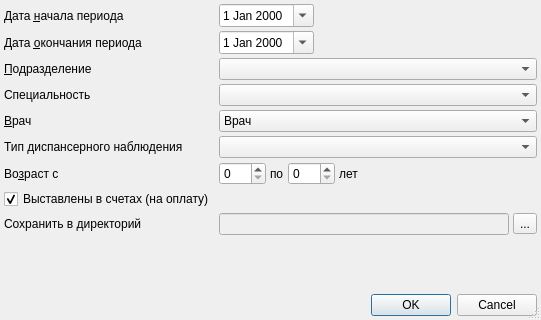
<?xml version="1.0" encoding="UTF-8"?>
<ui version="4.0">
 <class>PeopleOfCancerSetupDialog</class>
 <widget class="QDialog" name="PeopleOfCancerSetupDialog">
  <property name="windowModality">
   <enum>Qt::ApplicationModal</enum>
  </property>
  <property name="geometry">
   <rect>
    <x>0</x>
    <y>0</y>
    <width>541</width>
    <height>320</height>
   </rect>
  </property>
  <property name="windowTitle">
   <string>Параметры отчёта</string>
  </property>
  <property name="sizeGripEnabled">
   <bool>true</bool>
  </property>
  <layout class="QGridLayout">
   <property name="margin">
    <number>4</number>
   </property>
   <property name="spacing">
    <number>4</number>
   </property>
   <item row="0" column="0">
    <widget class="QLabel" name="lblBegDate">
     <property name="text">
      <string>Дата &amp;начала периода</string>
     </property>
     <property name="buddy">
      <cstring>edtBegDate</cstring>
     </property>
    </widget>
   </item>
   <item row="5" column="0">
    <widget class="QLabel" name="lblScene">
     <property name="text">
      <string>Специальность</string>
     </property>
    </widget>
   </item>
   <item row="4" column="1" colspan="2">
    <widget class="COrgStructureComboBox" name="cmbOrgStructure">
     <property name="sizePolicy">
      <sizepolicy hsizetype="Preferred" vsizetype="Fixed">
       <horstretch>0</horstretch>
       <verstretch>0</verstretch>
      </sizepolicy>
     </property>
    </widget>
   </item>
   <item row="5" column="1" colspan="2">
    <widget class="CRBComboBox" name="cmbSpeciality"/>
   </item>
   <item row="7" column="0">
    <widget class="QLabel" name="lblPerson">
     <property name="text">
      <string>&amp;Врач</string>
     </property>
     <property name="buddy">
      <cstring>cmbPerson</cstring>
     </property>
    </widget>
   </item>
   <item row="1" column="0">
    <widget class="QLabel" name="lblEndDate">
     <property name="text">
      <string>Дата &amp;окончания периода</string>
     </property>
     <property name="buddy">
      <cstring>edtEndDate</cstring>
     </property>
    </widget>
   </item>
   <item row="7" column="1" colspan="2">
    <widget class="CPersonComboBoxEx" name="cmbPerson">
     <item>
      <property name="text">
       <string>Врач</string>
      </property>
     </item>
    </widget>
   </item>
   <item row="8" column="0">
    <widget class="QLabel" name="label_2">
     <property name="text">
      <string>Тип диспансерного наблюдения</string>
     </property>
    </widget>
   </item>
   <item row="8" column="1" colspan="2">
    <widget class="CRBComboBox" name="cmbdn"/>
   </item>
   <item row="9" column="0">
    <widget class="QLabel" name="lblAge">
     <property name="text">
      <string>Во&amp;зраст с</string>
     </property>
     <property name="buddy">
      <cstring>edtAgeFrom</cstring>
     </property>
    </widget>
   </item>
   <item row="4" column="0">
    <widget class="QLabel" name="lblOrgStructure">
     <property name="text">
      <string>&amp;Подразделение</string>
     </property>
     <property name="buddy">
      <cstring>cmbOrgStructure</cstring>
     </property>
    </widget>
   </item>
   <item row="10" column="0">
    <widget class="QCheckBox" name="chkInvoice">
     <property name="text">
      <string>Выставлены в счетах (на оплату)</string>
     </property>
     <property name="checked">
      <bool>true</bool>
     </property>
    </widget>
   </item>
   <item row="0" column="1">
    <widget class="CDateEdit" name="edtBegDate">
     <property name="calendarPopup">
      <bool>true</bool>
     </property>
    </widget>
   </item>
   <item row="1" column="1">
    <widget class="CDateEdit" name="edtEndDate">
     <property name="calendarPopup">
      <bool>true</bool>
     </property>
    </widget>
   </item>
   <item row="0" column="2">
    <spacer name="horizontalSpacer">
     <property name="orientation">
      <enum>Qt::Horizontal</enum>
     </property>
     <property name="sizeHint" stdset="0">
      <size>
       <width>40</width>
       <height>20</height>
      </size>
     </property>
    </spacer>
   </item>
   <item row="13" column="0">
    <spacer>
     <property name="orientation">
      <enum>Qt::Vertical</enum>
     </property>
     <property name="sizeHint" stdset="0">
      <size>
       <width>129</width>
       <height>20</height>
      </size>
     </property>
    </spacer>
   </item>
   <item row="14" column="0" colspan="3">
    <widget class="QDialogButtonBox" name="buttonBox">
     <property name="orientation">
      <enum>Qt::Horizontal</enum>
     </property>
     <property name="standardButtons">
      <set>QDialogButtonBox::Cancel|QDialogButtonBox::Ok</set>
     </property>
    </widget>
   </item>
   <item row="11" column="0">
    <widget class="QLabel" name="lblDir">
     <property name="text">
      <string>Сохранить в директорий</string>
     </property>
    </widget>
   </item>
   <item row="9" column="1" colspan="2">
    <widget class="QFrame" name="frmAge">
     <property name="frameShape">
      <enum>QFrame::NoFrame</enum>
     </property>
     <property name="frameShadow">
      <enum>QFrame::Raised</enum>
     </property>
     <layout class="QHBoxLayout" name="_2">
      <property name="spacing">
       <number>4</number>
      </property>
      <property name="margin">
       <number>0</number>
      </property>
      <item>
       <widget class="QSpinBox" name="edtAgeFrom">
        <property name="sizePolicy">
         <sizepolicy hsizetype="Preferred" vsizetype="Fixed">
          <horstretch>0</horstretch>
          <verstretch>0</verstretch>
         </sizepolicy>
        </property>
        <property name="maximum">
         <number>150</number>
        </property>
       </widget>
      </item>
      <item>
       <widget class="QLabel" name="lblAgeTo">
        <property name="text">
         <string>по</string>
        </property>
        <property name="buddy">
         <cstring>edtAgeTo</cstring>
        </property>
       </widget>
      </item>
      <item>
       <widget class="QSpinBox" name="edtAgeTo">
        <property name="sizePolicy">
         <sizepolicy hsizetype="Preferred" vsizetype="Fixed">
          <horstretch>0</horstretch>
          <verstretch>0</verstretch>
         </sizepolicy>
        </property>
        <property name="maximum">
         <number>150</number>
        </property>
       </widget>
      </item>
      <item>
       <widget class="QLabel" name="lblAgeYears">
        <property name="text">
         <string>лет</string>
        </property>
        <property name="buddy">
         <cstring>edtAgeTo</cstring>
        </property>
       </widget>
      </item>
      <item>
       <spacer name="horizontalSpacer_3">
        <property name="orientation">
         <enum>Qt::Horizontal</enum>
        </property>
        <property name="sizeHint" stdset="0">
         <size>
          <width>40</width>
          <height>20</height>
         </size>
        </property>
       </spacer>
      </item>
     </layout>
    </widget>
   </item>
   <item row="11" column="1" colspan="2">
    <layout class="QHBoxLayout" name="horizontalLayout">
     <item>
      <widget class="QLineEdit" name="edtDir">
       <property name="enabled">
        <bool>false</bool>
       </property>
       <property name="echoMode">
        <enum>QLineEdit::Normal</enum>
       </property>
      </widget>
     </item>
     <item>
      <widget class="QToolButton" name="btnSelectDir">
       <property name="text">
        <string>...</string>
       </property>
      </widget>
     </item>
    </layout>
   </item>
   <item row="1" column="2">
    <spacer name="horizontalSpacer_2">
     <property name="orientation">
      <enum>Qt::Horizontal</enum>
     </property>
     <property name="sizeHint" stdset="0">
      <size>
       <width>40</width>
       <height>20</height>
      </size>
     </property>
    </spacer>
   </item>
  </layout>
 </widget>
 <customwidgets>
  <customwidget>
   <class>COrgStructureComboBox</class>
   <extends>QComboBox</extends>
   <header>Orgs/OrgStructComboBoxes.h</header>
  </customwidget>
  <customwidget>
   <class>CRBComboBox</class>
   <extends>QComboBox</extends>
   <header location="global">library/crbcombobox.h</header>
  </customwidget>
  <customwidget>
   <class>CDateEdit</class>
   <extends>QDateEdit</extends>
   <header>library/DateEdit</header>
  </customwidget>
  <customwidget>
   <class>CPersonComboBoxEx</class>
   <extends>QComboBox</extends>
   <header>Orgs/PersonComboBoxEx.h</header>
  </customwidget>
 </customwidgets>
 <tabstops>
  <tabstop>edtBegDate</tabstop>
  <tabstop>edtEndDate</tabstop>
  <tabstop>cmbOrgStructure</tabstop>
  <tabstop>cmbSpeciality</tabstop>
  <tabstop>cmbPerson</tabstop>
  <tabstop>cmbdn</tabstop>
  <tabstop>edtAgeFrom</tabstop>
  <tabstop>edtAgeTo</tabstop>
  <tabstop>chkInvoice</tabstop>
  <tabstop>edtDir</tabstop>
  <tabstop>btnSelectDir</tabstop>
  <tabstop>buttonBox</tabstop>
 </tabstops>
 <resources/>
 <connections>
  <connection>
   <sender>buttonBox</sender>
   <signal>accepted()</signal>
   <receiver>PeopleOfCancerSetupDialog</receiver>
   <slot>accept()</slot>
   <hints>
    <hint type="sourcelabel">
     <x>116</x>
     <y>416</y>
    </hint>
    <hint type="destinationlabel">
     <x>102</x>
     <y>90</y>
    </hint>
   </hints>
  </connection>
  <connection>
   <sender>buttonBox</sender>
   <signal>rejected()</signal>
   <receiver>PeopleOfCancerSetupDialog</receiver>
   <slot>reject()</slot>
   <hints>
    <hint type="sourcelabel">
     <x>229</x>
     <y>416</y>
    </hint>
    <hint type="destinationlabel">
     <x>236</x>
     <y>76</y>
    </hint>
   </hints>
  </connection>
 </connections>
</ui>
